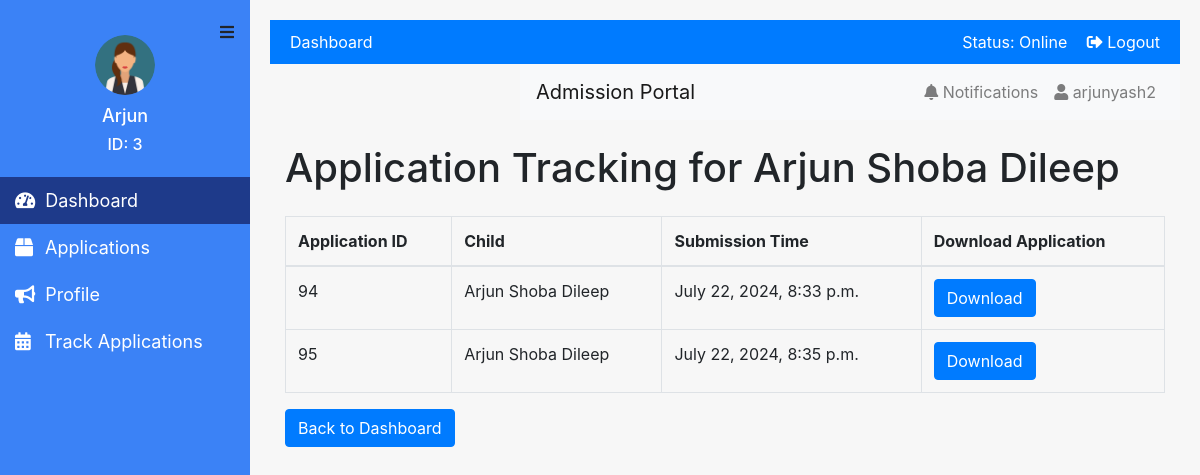
/accounts/application_tracking/13/ (signed in), run on the app's committed database.
### accounts/models.py (models this page shows, shortened)
class CustomUser(AbstractUser):
    is_parent = models.BooleanField(default=False)
    is_admin = models.BooleanField(default=False)
    title = models.CharField(max_length=10, blank=True)
    forename = models.CharField(max_length=100, blank=True)
    surname = models.CharField(max_length=100, blank=True)
    sex = models.CharField(max_length=10, blank=True)
    postcode = models.CharField(max_length=20, blank=True)
    home_phone = models.CharField(max_length=20, blank=True)
    mobile_phone = models.CharField(max_length=20, blank=True)
    work_phone = models.CharField(max_length=20, blank=True)

class Child(models.Model):
    parent = models.ForeignKey(CustomUser, on_delete=models.CASCADE)
    name = models.CharField(max_length=100)
    dob = models.DateField()
    gender = models.CharField(max_length=100, default="Male")
    nhs_number = models.CharField(max_length=20)

class Application(models.Model):
    child = models.ForeignKey(Child, on_delete=models.CASCADE)
    applied_on = models.DateTimeField(auto_now_add=True)
    preferences = models.JSONField(default=list)  # Store all preferences as a JSON list

### accounts/views.py (the view)
# urls.py: path('application_tracking/<int:child_id>/', views.application_tracking, name='application_tracking'),
@login_required
def application_tracking(request, child_id):
    child = get_object_or_404(Child, id=child_id)
    applications = Application.objects.filter(child=child)
    return render(request, 'application_tracking.html', {
        'child': child,
        'applications': applications
    })

### templates/application_tracking.html (shortened to what this page needs)
{% extends 'base.html' %}
{% block content %}
<div class="container">
    <h1 class="mt-4">Application Tracking for {{ child.name }}</h1>
    <table class="table table-bordered mt-4">
        <thead>
            <tr>
                <th>Application ID</th>
                <th>Child</th>
                <th>Submission Time</th>
                <th>Download Application</th>
            </tr>
        </thead>
        <tbody>
            {% for application in applications %}
                <tr>
                    <td>{{ application.id }}</td>
                    <td>{{ application.child.name }}</td>
                    <td>{{ application.applied_on|date:"F j, Y, g:i a" }}</td>
                    <td><a href="{% url 'download_application' application.id %}" class="btn btn-primary">Download</a></td>
                </tr>
            {% endfor %}
        </tbody>
    </table>
    <a href="{% url 'dashboard' %}" class="btn btn-primary">Back to Dashboard</a>
</div>
{% endblock %}

### templates/base.html (shortened to what this page needs)
<!DOCTYPE html>
<html lang="en">
<head>
    {% load static %}
    <link rel="stylesheet" href="https://stackpath.bootstrapcdn.com/bootstrap/4.5.2/css/bootstrap.min.css">
    <link rel="stylesheet" href="https://cdnjs.cloudflare.com/ajax/libs/font-awesome/5.15.3/css/all.min.css">
</head>
<body>
    <div class="sidebar">
        <div class="user-profile">
            <img src="{% static 'images/user.png' %}" alt="User Image" class="img-fluid rounded-circle">
            <h3>{{ user.forename }}</h3>
            <h6> ID: {{user.id}} </h6>
        </div>
        <a href="{% url 'dashboard' %}" class="selected"><i class="fas fa-tachometer-alt"></i> <span class="menu-text">Dashboard</span></a>
        <a href="#"><i class="fas fa-box"></i> <span class="menu-text">Applications</span></a>
        <a href="#"><i class="fas fa-bullhorn"></i> <span class="menu-text">Profile</span></a>
        <a href="#"><i class="fas fa-calendar-alt"></i> <span class="menu-text">Track Applications</span></a>
    </div>
    <div class="sidebar-toggle">
        <i class="fas fa-bars"></i>
    </div>
    <div class="main-content">
        <div class="header">
            <span>Dashboard</span>
            <div class="right">
                <span>Status: Online</span>
                <a href="{% url 'logout' %}"><i class="fas fa-sign-out-alt"></i> Logout</a>
            </div>
        </div>
        <nav class="navbar navbar-expand-lg navbar-light bg-light">
            <a class="navbar-brand" href="#">Admission Portal</a>
            <div class="collapse navbar-collapse" id="navbarNav">
                <ul class="navbar-nav ml-auto">
                    <li class="nav-item">
                        <a class="nav-link" href="#"><i class="fas fa-bell"></i> Notifications</a>
                    </li>
                    <li class="nav-item">
                        <a class="nav-link" href="#"><i class="fas fa-user"></i> {{ user.username }}</a>
                    </li>
                </ul>
            </div>
        </nav>
        {% block content %}
        {% endblock %}
    </div>
</body>
</html>

### templates/base.html (style rules this page uses)
body { background-color: #f7f7f7; }
.sidebar { height: 100vh; position: fixed; top: 0; left: 0; width: 250px; background-color: #3B82F6; padding-top: 20px; color: #fff; transition: width 0.3s; }
.sidebar a { padding: 10px 15px; text-decoration: none; font-size: 18px; color: #fff; display: flex; align-items: center; transition: background-color 0.3s, color 0.3s; }
.sidebar a i { margin-right: 10px; min-width: 20px; }
.navbar { margin-left: 250px; transition: margin-left 0.3s; }
.main-content { margin-left: 250px; padding: 20px; transition: margin-left 0.3s; }
.header { background-color: #007bff; padding: 10px 20px; color: white; display: flex; justify-content: space-between; align-items: center; }
.header .right a { color: white; margin-left: 15px; }
.user-profile { text-align: center; padding: 15px; }
.user-profile img { width: 60px; height: 60px; border-radius: 50%; }
.user-profile h3 { margin-top: 10px; font-size: 18px; color: #fff; }
.sidebar-toggle { position: absolute; top: 20px; left: 220px; cursor: pointer; }
.sidebar a.selected { background-color: #1E3A8A; color: #fff; }

### data on the page
CustomUser: forename "Arjun", id "3", username "arjunyash2"
Child: name "Arjun Shoba Dileep"
Application: id "94", child.name "Arjun Shoba Dileep", applied_on "July 22, 2024, 8:33 p.m."
Application: id "95", child.name "Arjun Shoba Dileep", applied_on "July 22, 2024, 8:35 p.m."
